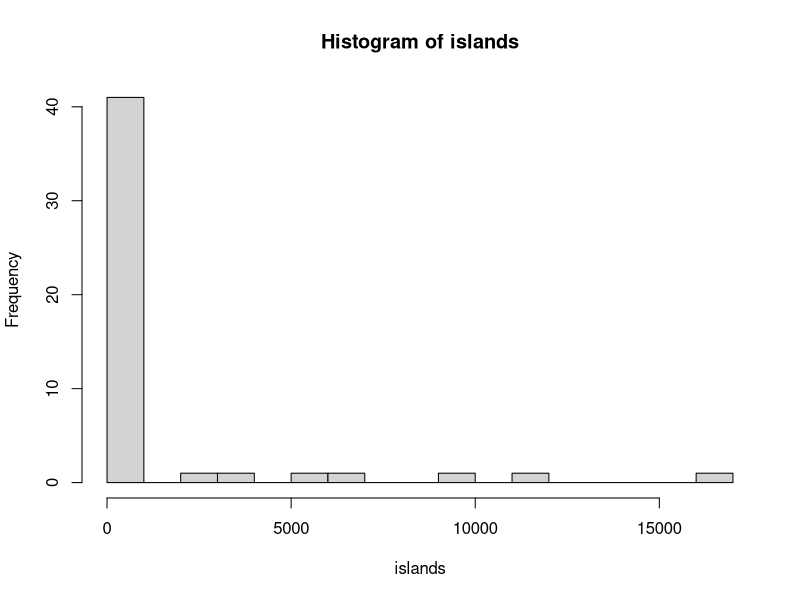
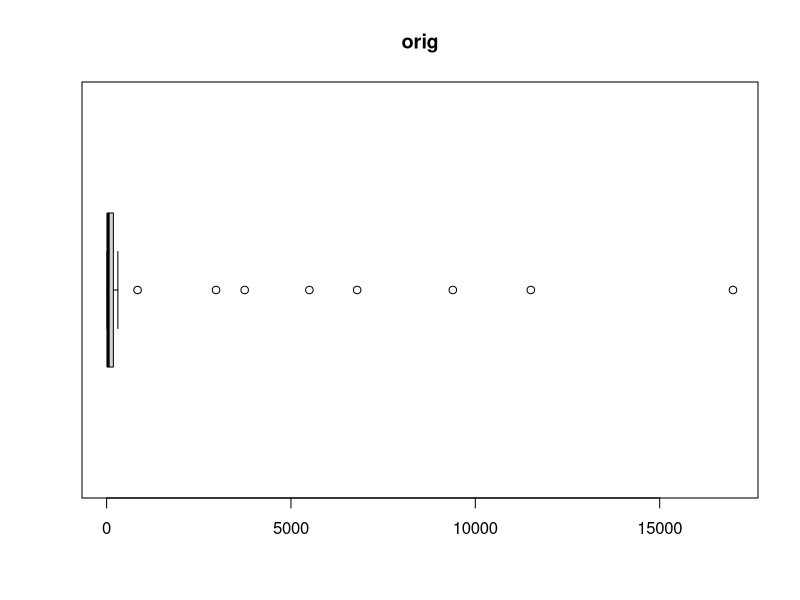
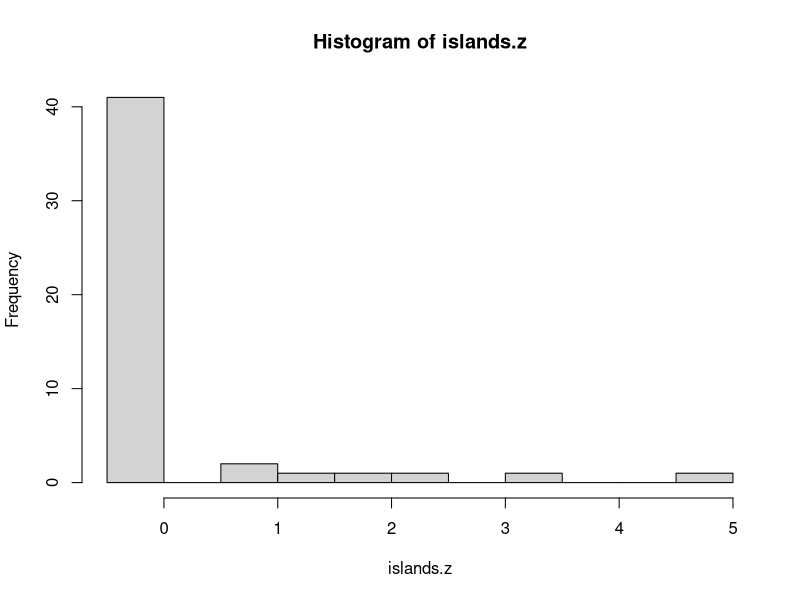
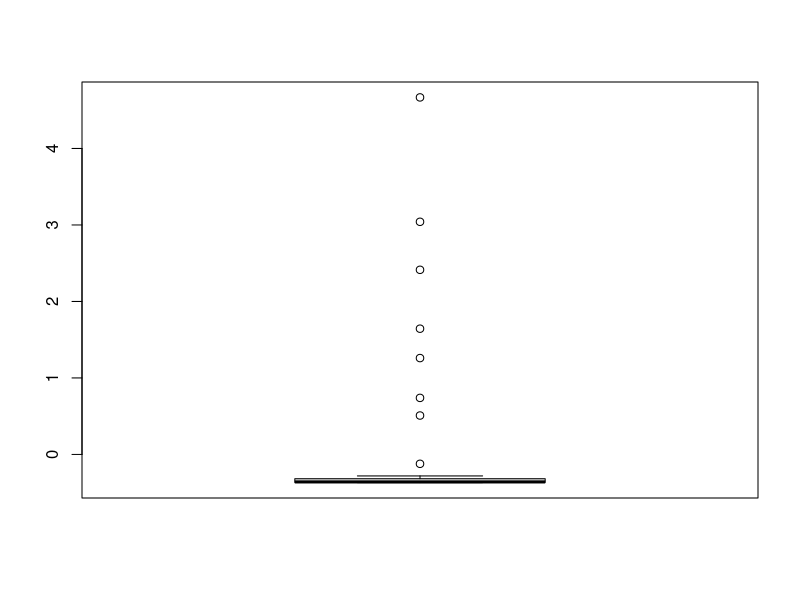
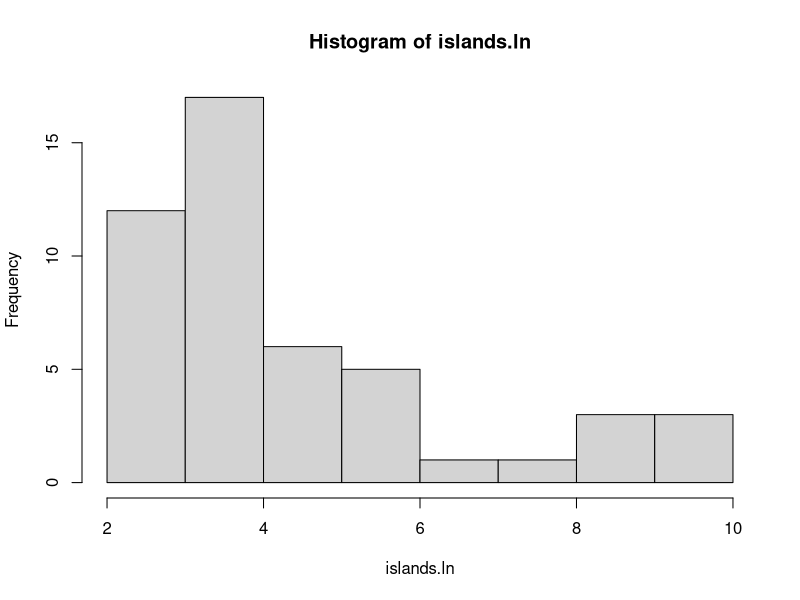
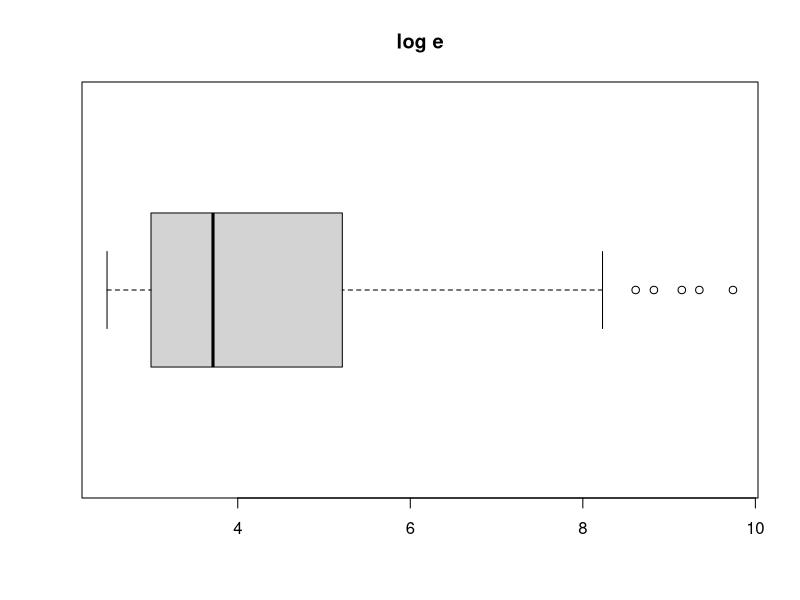
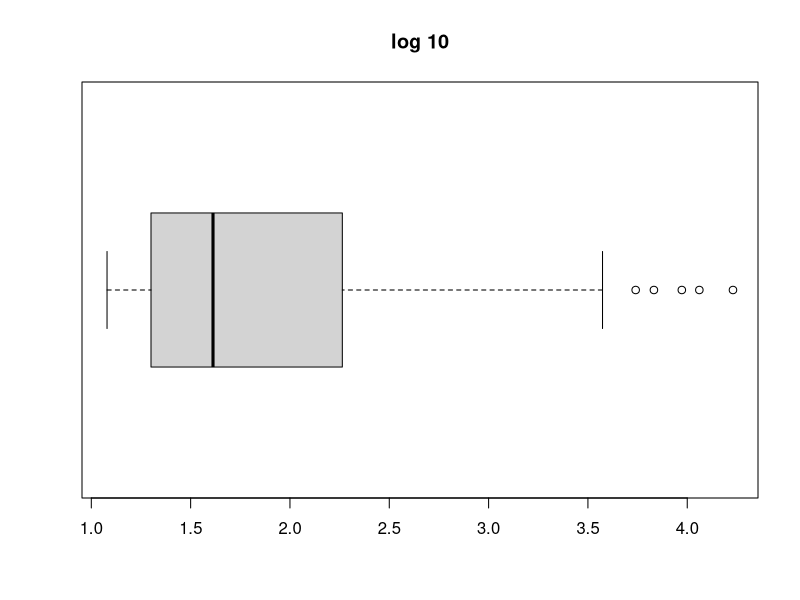
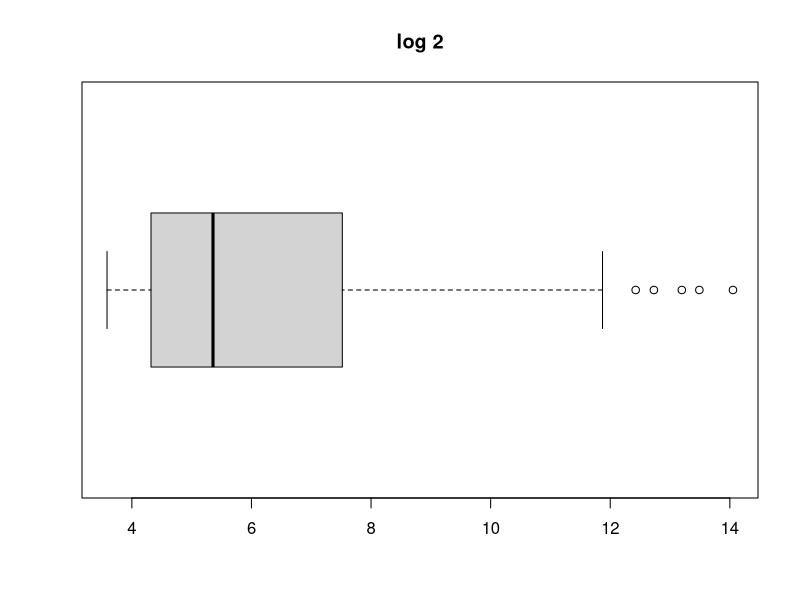

Reproduce these figures in R, in order.
# R Statistics Essential Training
# Ex04_02
# Transforming variables

# Load Data
require("datasets")
# The areas in thousands of square miles of the
# landmasses which exceed 10,000 square miles.
?islands
islands
hist(islands, breaks = 16)
boxplot(islands, horizontal = TRUE, main = "orig")

# z-scores
islands.z <- scale(islands)  # M = 0, SD = 1
islands.z  # Makes matrix with attribute information
hist(islands.z, breaks = 16)  # Histogram of z-scores
boxplot(islands.z)  # Boxplot of z-scores
mean(islands.z)  # M should equal 0
round(mean(islands.z), 2)  # Round off to see M = 0
sd(islands.z)  # SD = 1
attr(islands.z, "scaled:center")  # Show original mean
attr(islands.z, "scaled:scale")  # Showoriginal SD
islands.z <- as.numeric(islands.z)  # Converts from matrix back to numeric
islands.z

# Logarithmic Transformations
islands.ln <- log(islands)  # Natural log (base = e)
islands.log10 <- log10(islands)  # Common log (base = 10)
islands.log2 <- log2(islands)  # Binary log (base = 2)
hist(islands.ln)
boxplot(islands.ln, horizontal = TRUE, main = "log e")
boxplot(islands.log10, horizontal = TRUE, main = "log 10")
boxplot(islands.log2, horizontal = TRUE, main = "log 2")
# Note: Add 1 to avoid undefined logs when X = 0
# x.ln <- log(x + 1)

# Squaring
# For negatively skewed variables
# Distribution may need to be recentered so that all values are positive (0 is okay)

# Ranking
islands.rank1 <- rank(islands)
hist(islands.rank1)
boxplot(islands.rank1)
# ties.method = c("average", "first", "random", "max", "min")
islands.rank2 <- rank(islands, ties.method = "random")
hist(islands.rank2)
boxplot(islands.rank2)

# Dichotomizing
# Use wisely and purposefully!
# Split at 1000 (= 1,000,000 square miles)
# ifelse is the conditional element selection
continent <- ifelse(islands > 1000, 1, 0)
continent

rm(list = ls())  # Clean up